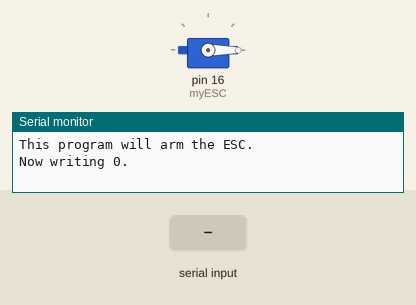
Recording of a sketch running on a simulated Arduino Uno, built with avr-gcc and run on an emulated ATmega328P. Parts: servo, the last lines printed to the serial monitor. Inputs (shaded band) come from the test bench.

Above: at 2.2 s.
2.3 s: "90,45\n" received over Serial
At 2.7 s:
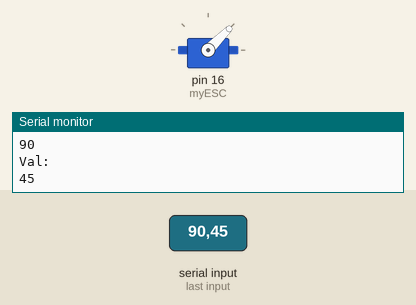
4.8 s: "30,150\n" received over Serial
At 5.6 s:
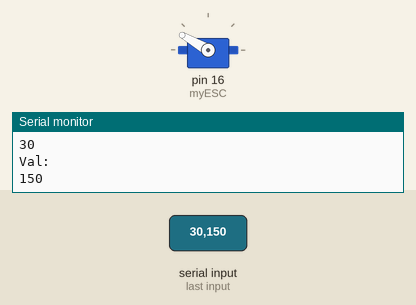
7.3 s: "200\n" received over Serial
At 7.7 s:
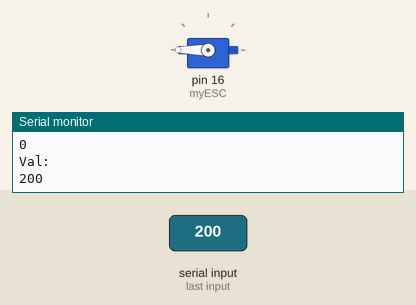
Timing chart, 0 to 10.3 s (numbered marks = the images above; inputs shaded):
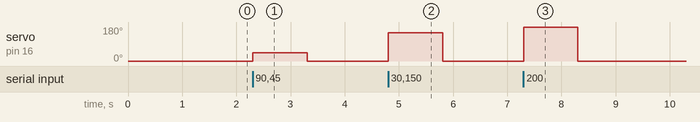

The sketch:

armESC.ino
```cpp
#include <Servo.h>

Servo myESC;
int val;

void setup()
{
  Serial.begin(9600);
  delay(1000);
  Serial.println("This program will arm the ESC.");

  myESC.attach(16);

  Serial.println("Now writing 0.");
  val = 0;
  myESC.write(val);
}

void loop()
{
  if (Serial.available())
  {
      val = Serial.parseInt();
      Serial.println("Val: ");
      Serial.println(val);
      myESC.write(val);
  }
}
```

Measured:
- after the input at 2.3 s, servo on pin 16 (myESC): 0° → 45° at once, → 0° 1.0 s later
- after the input at 4.8 s, servo on pin 16 (myESC): 0° → 150° at once, → 0° 1.0 s later
- after the input at 7.3 s, servo on pin 16 (myESC): 0° → 180° at once, → 0° 1.0 s later
